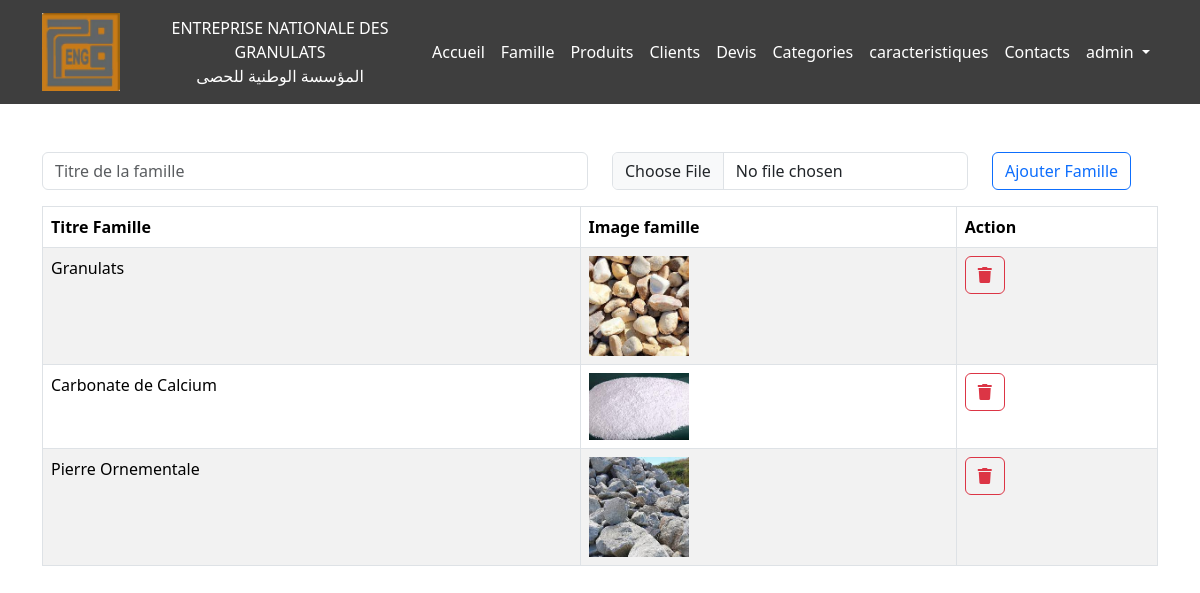
The page /admin/famille/index.php (signed in) on the database its author committed.
### tables this page shows
CREATE TABLE `familles` (
  `id` int(11) NOT NULL,
  `titre_famille` varchar(255) NOT NULL,
  `image_famille` varchar(255) NOT NULL
);

### admin/famille/index.php (the view, shortened to what this page needs)
<?php include '../layouts/navbar.php'; ?>
<?php include '../../config/bdd.php'; ?>
<div class="container mt-5 ms-auto">
    <form action="" method="post" enctype="multipart/form-data">
        <div class="row d-flex align-items-center">
            <div class="col-6"><input type="text" class="form-control" name="titre" id="" placeholder="Titre de la famille"></div>
            <div class="col-4"><input type="file" name="image" id="" class="form-control" placeholder="image famille"></div>
            <div class="col-2"><input type="submit" class="btn btn-outline-primary" value="Ajouter Famille"></div>
        </div>
    </form>
    <?php
    $sql = "SELECT * FROM familles";
    $result = $conn->query($sql);
    ?>
    <table class="table mt-3 table-bordered table-striped">
        <thead>
            <th>Titre Famille</th>
            <th>Image famille</th>
            <th>Action</th>
        </thead>
        <tbody>
            <?php
            if ($result->num_rows > 0) {
                while ($row = $result->fetch_assoc()) {
                    echo "<tr>";
                    echo "<td>" . $row['titre_famille'] . "</td>";
                    echo "<td><img src='/eng/assets/img/" . $row['image_famille'] . "' width='100'></td>";
                    echo "<td>
                            <a href='?delete=" . $row['id'] . "' class='btn btn-outline-danger'>
                                <i class='fa fa-trash'></i>
                            </a>
                        </td>";
                    echo "</tr>";
                }
            } else {
                echo "<tr><td colspan='3'>Aucune famille trouvée.</td></tr>";
            }
            ?>
        </tbody>
    </table>
</div>
<?php include("../layouts/footer.php"); ?>

### rows shown on the page
familles: titre_famille "Granulats", image_famille (picture)
familles: titre_famille "Carbonate de Calcium", image_famille (picture)
familles: titre_famille "Pierre Ornementale", image_famille (picture)

### other values the page prints
$_SESSION['username_admin'] "admin"
